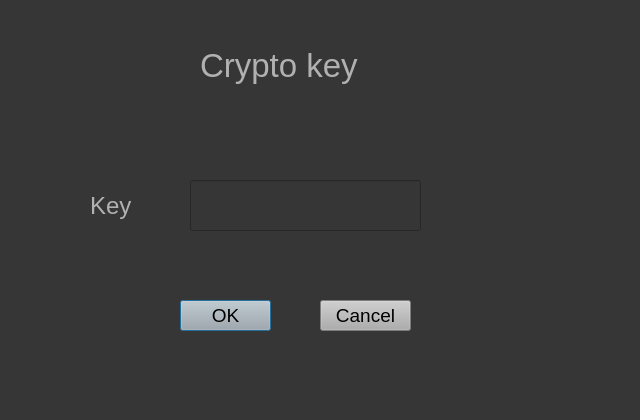
<?xml version="1.0" encoding="UTF-8"?>
<ui version="4.0">
 <class>Dialog</class>
 <widget class="QDialog" name="Dialog">
  <property name="geometry">
   <rect>
    <x>0</x>
    <y>0</y>
    <width>640</width>
    <height>420</height>
   </rect>
  </property>
  <property name="windowTitle">
   <string>Dialog</string>
  </property>
  <property name="styleSheet">
   <string notr="true">background:rgb(54, 54, 54);</string>
  </property>
  <widget class="QLabel" name="label">
   <property name="geometry">
    <rect>
     <x>200</x>
     <y>40</y>
     <width>211</width>
     <height>51</height>
    </rect>
   </property>
   <property name="styleSheet">
    <string notr="true">color: rgb(177, 177, 177); font-size:25pt;</string>
   </property>
   <property name="text">
    <string>Crypto key</string>
   </property>
  </widget>
  <widget class="QLabel" name="label_2">
   <property name="geometry">
    <rect>
     <x>90</x>
     <y>180</y>
     <width>71</width>
     <height>51</height>
    </rect>
   </property>
   <property name="styleSheet">
    <string notr="true">color: rgb(177, 177, 177); font-size:18pt;</string>
   </property>
   <property name="text">
    <string>Key</string>
   </property>
  </widget>
  <widget class="QLineEdit" name="key">
   <property name="geometry">
    <rect>
     <x>190</x>
     <y>180</y>
     <width>231</width>
     <height>51</height>
    </rect>
   </property>
   <property name="styleSheet">
    <string notr="true">color: rgb(173, 173, 173); font-size: 17pt;</string>
   </property>
  </widget>
  <widget class="QPushButton" name="ok_button">
   <property name="geometry">
    <rect>
     <x>180</x>
     <y>300</y>
     <width>91</width>
     <height>31</height>
    </rect>
   </property>
   <property name="styleSheet">
    <string notr="true">background-color: rgb(173, 173, 173); font-size: 14pt;</string>
   </property>
   <property name="text">
    <string>OK</string>
   </property>
  </widget>
  <widget class="QPushButton" name="cancel_button">
   <property name="geometry">
    <rect>
     <x>320</x>
     <y>300</y>
     <width>91</width>
     <height>31</height>
    </rect>
   </property>
   <property name="styleSheet">
    <string notr="true">background-color: rgb(173, 173, 173); font-size: 14pt;</string>
   </property>
   <property name="text">
    <string>Cancel</string>
   </property>
  </widget>
 </widget>
 <resources/>
 <connections/>
</ui>
